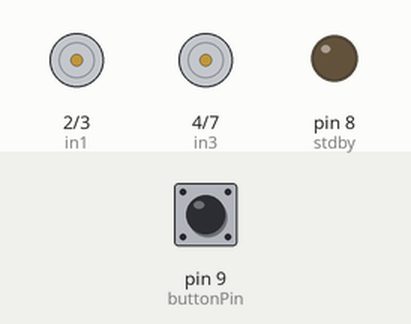
Recording of a sketch running on a simulated Arduino Uno, built with avr-gcc and run on an emulated ATmega328P. On the bench: motor-driver pin pairs drawn as motors (green arrow = first pin HIGH = forward, orange = second pin HIGH = backward, longer = more drive, scaled by the enable pin), output pins drawn as LEDs (lit = HIGH). The test bench sets the inputs (shaded band); at power-on: pin 9 (buttonPin) HIGH.

Above: at 1.2 s.
1.3 s: pin 9 (buttonPin) pulled LOW for 3.2 s
At 4.7 s:
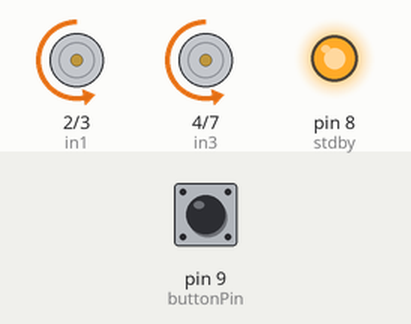
6.0 s: pin 9 (buttonPin) pulled LOW for 3.2 s
At 8.3 s:
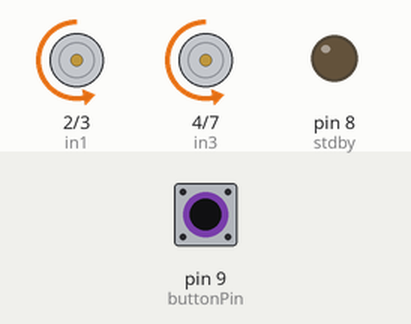
Timing chart, 0 to 9.8 s (numbered marks = the images above; inputs shaded):
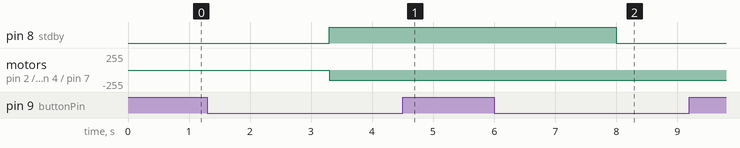

Measured:
- after the input at 1.3 s, pin 8 (stdby): LOW → HIGH after 2.0 s; motor on pin 2 (in1) / pin 3 (in2), motor on pin 4 (in3) / pin 7 (in4): stopped → backward 150/255 after 2.0 s
- after the input at 6.0 s, pin 8 (stdby): HIGH → LOW after 2.0 s

The sketch:

bothMotorTest.ino
```cpp
// Motor Pins
int in1 = 2;
int in2 = 3;
int in3 = 4;
int in4 = 7;

int en1 = 5;
int en2 = 6;
int stdby = 8;

int buttonPin = 9;  // Button at D9

unsigned long buttonPressTime = 0;
bool buttonHeld = false;
bool motorsEnabled = false; // Toggle state

void setup() {
  Serial.begin(9600);

  pinMode(in1, OUTPUT);
  pinMode(in2, OUTPUT);
  pinMode(in3, OUTPUT);
  pinMode(in4, OUTPUT);

  pinMode(en1, OUTPUT);
  pinMode(en2, OUTPUT);

  pinMode(stdby, OUTPUT);

  pinMode(buttonPin, INPUT_PULLUP); // Button with pull-up resistor

  // Start with motors OFF
  digitalWrite(stdby, LOW);
}

void moveForward() {
  digitalWrite(in1, LOW);
  digitalWrite(in2, HIGH);
  digitalWrite(in3, LOW);
  digitalWrite(in4, HIGH);
}

void loop() {
  int buttonState = digitalRead(buttonPin);

  // Button pressed (active LOW because of INPUT_PULLUP)
  if (buttonState == LOW) {
    if (buttonPressTime == 0) {
      buttonPressTime = millis(); // Start timing
    }
    if ((millis() - buttonPressTime) >= 2000 && !buttonHeld) {
      // Toggle state after 2s hold
      motorsEnabled = !motorsEnabled;
      buttonHeld = true;
    }
  } else {
    // Button released → reset press timer
    buttonPressTime = 0;
    buttonHeld = false;
  }

  // Apply motor state
  if (motorsEnabled) {
    digitalWrite(stdby, HIGH);
    analogWrite(en1, 150);
    analogWrite(en2, 150);
    moveForward();
  } else {
    digitalWrite(stdby, LOW);
  }
}
```
